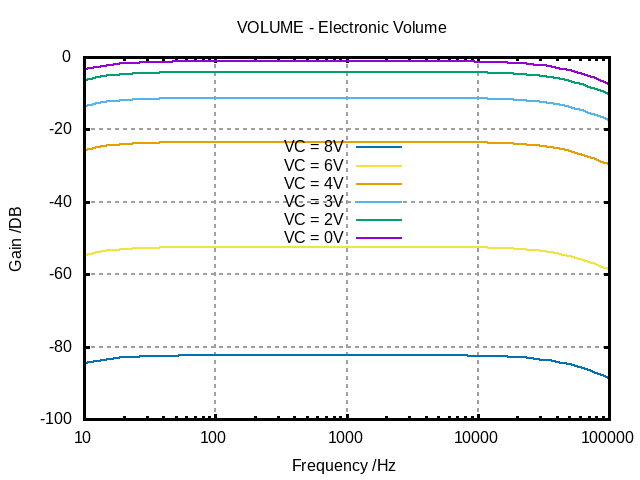

gnuplot code for this plot:
set termoption noenhanced
set title "VOLUME - Electronic Volume "
set xlabel "Frequency /Hz"
set ylabel "Gain /DB"
set grid lw 2
set logscale x 
set xrange [10:100000]
#set logscale y 
set yrange [-100e+00:0e+00]
#set xtics 1
#set x2tics 1
#set ytics 1
#set y2tics 1
set border lw 3
set format y "%g"
set format x "%g"
plot '04_VOLUME_AC_result.txt' using 1:2 with lines lw 2 title "VC = 0V" at graph 0.5,0.5 ,\
     '04_VOLUME_AC_result.txt' using 3:4 with lines lw 2 title "VC = 2V" at graph 0.5,0.55,\
     '04_VOLUME_AC_result.txt' using 5:6 with lines lw 2 title "VC = 3V" at graph 0.5,0.6, \
     '04_VOLUME_AC_result.txt' using 7:8 with lines lw 2 title "VC = 4V" at graph 0.5,0.65,\
     '04_VOLUME_AC_result.txt' using 9:10 with lines lw 2 title "VC = 6V" at graph 0.5,0.7, \
     '04_VOLUME_AC_result.txt' using 11:12 with lines lw 2 title "VC = 8V" at graph 0.5,0.75

set terminal push
set terminal png noenhanced
set out '04_VOLUME_AC.png'
replot
set term pop
replot
pause mouse
